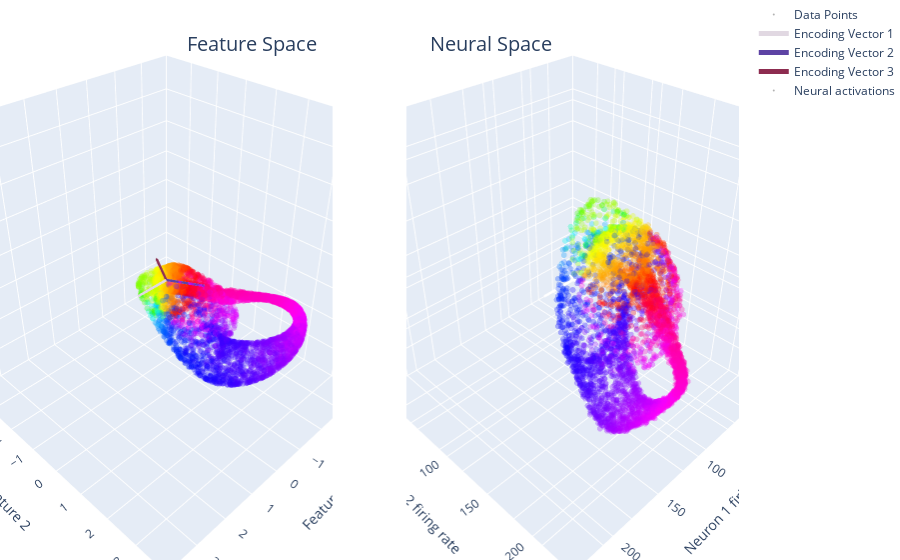

Here is the notebook cell this chart was saved with:
### Code cell
range_ax = 4
pt_size = 2
opacity = 0.3

plot_feature_neural_spaces(task_points, noisy_points, range_ax, pt_size, opacity)

### Figure 1 — Plotly figure (JSON) as saved in the notebook; plotly's stock layout.template omitted (floating-point values rounded to 4 significant figures; data arrays with more than 128 entries replaced by an {"elided": "..."} marker saying what was removed)
{"data": [{"marker": {"color": {"elided": "5000x4 float values"}, "opacity": 0.3, "size": 2}, "mode": "markers", "name": "Data Points", "scene": "scene", "type": "scatter3d", "x": {"elided": "5000 float values"}, "y": {"elided": "5000 float values"}, "z": {"elided": "5000 float values"}}, {"line": {"color": "rgb(225, 216, 226)", "width": 5}, "mode": "lines", "name": "Encoding Vector 1", "scene": "scene", "type": "scatter3d", "x": [0, 1], "y": [0, 0], "z": [0, 0]}, {"line": {"color": "rgb(93, 67, 164)", "width": 5}, "mode": "lines", "name": "Encoding Vector 2", "scene": "scene", "type": "scatter3d", "x": [0, -0.5], "y": [0, 0.866], "z": [0, 0]}, {"line": {"color": "rgb(141, 44, 80)", "width": 5}, "mode": "lines", "name": "Encoding Vector 3", "scene": "scene", "type": "scatter3d", "x": [0, -0.5], "y": [0, -0.866], "z": [0, 0]}, {"colorscale": [[0, "rgb(141, 44, 80)"], [1, "rgb(141, 44, 80)"]], "scene": "scene", "showscale": false, "sizemode": "absolute", "sizeref": 0.1, "type": "cone", "u": [-0.05], "v": [-0.0866], "w": [0], "x": [-0.5], "y": [-0.866], "z": [0]}, {"marker": {"color": {"elided": "5000x4 float values"}, "opacity": 0.3, "size": 2}, "mode": "markers", "name": "Neural activations", "scene": "scene2", "type": "scatter3d", "x": {"elided": "5000 float values"}, "y": {"elided": "5000 float values"}, "z": {"elided": "5000 float values"}}], "layout": {"annotations": [{"font": {"size": 20}, "showarrow": false, "text": "Feature Space", "x": 0.25, "xref": "paper", "y": 0.95, "yref": "paper"}, {"font": {"size": 20}, "showarrow": false, "text": "Neural Space", "x": 0.75, "xref": "paper", "y": 0.95, "yref": "paper"}], "margin": {"b": 0, "l": 0, "r": 0, "t": 0}, "scene": {"aspectmode": "cube", "domain": {"x": [0, 0.45], "y": [0, 1]}, "xaxis": {"range": [-4, 4], "title": {"text": "Feature 1"}}, "yaxis": {"range": [-4, 4], "title": {"text": "Feature 2"}}, "zaxis": {"range": [-4, 4], "title": {"text": ""}}}, "scene2": {"aspectmode": "cube", "domain": {"x": [0.55, 1], "y": [0, 1]}, "xaxis": {"range": [0, 240], "title": {"text": "Neuron 1 firing rate"}}, "yaxis": {"range": [0, 240], "title": {"text": "Neuron 2 firing rate"}}, "zaxis": {"range": [0, 240], "title": {"text": "Neuron 3 firing rate"}}}, "title": {"text": ""}}}
